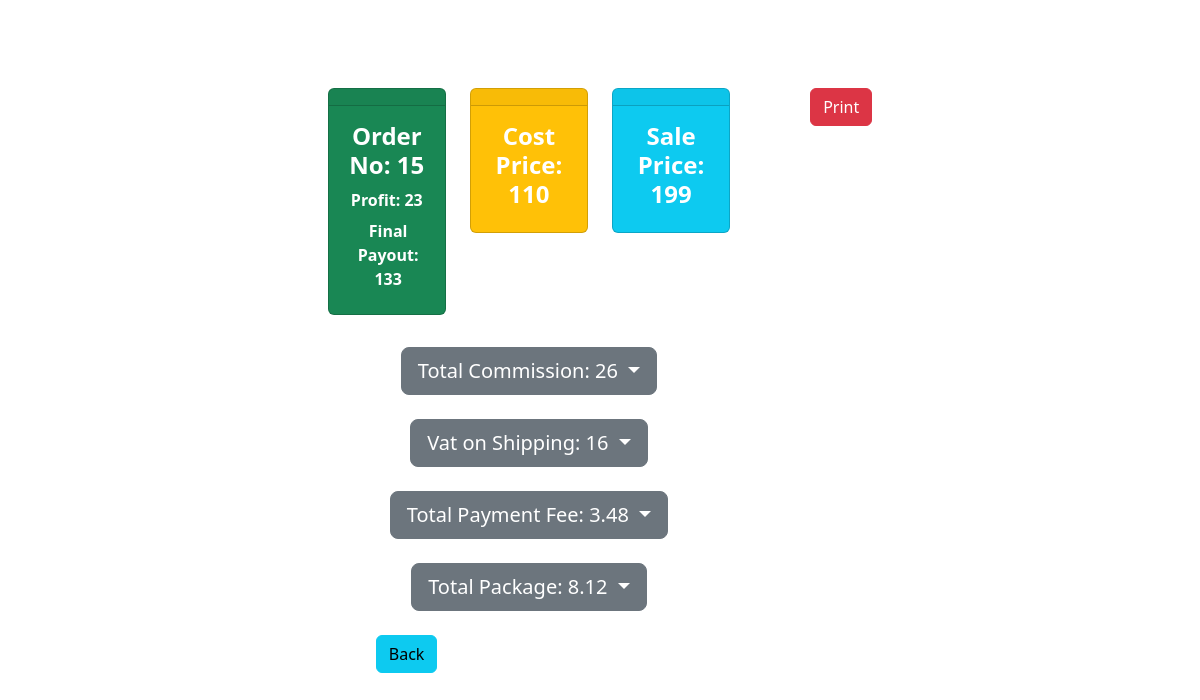
The page /admin/new1.php?id=35 on the database its author committed.
### tables this page shows
CREATE TABLE `add_sale` (
  `id` int(11) NOT NULL,
  `storename` int(11) NOT NULL,
  `name` varchar(255) NOT NULL,
  `phone_no` int(11) NOT NULL,
  `city` text NOT NULL,
  `order_type` varchar(255) NOT NULL,
  `order_no` int(11) NOT NULL,
  `item_id` int(11) NOT NULL,
  `price` int(11) NOT NULL,
  `tracking_id` int(11) NOT NULL,
  `order_date` date NOT NULL,
  `discount` float NOT NULL,
  `shipping` int(11) NOT NULL,
  `free_shipping` varchar(255) NOT NULL,
  `cate_id` int(11) NOT NULL
);

CREATE TABLE `addproduct` (
  `id` int(11) NOT NULL,
  `productname` varchar(255) NOT NULL,
  `product_sku` int(11) NOT NULL,
  `product_price` int(11) NOT NULL,
  `product_sale_price` int(11) NOT NULL,
  `category` int(11) NOT NULL,
  `image` blob NOT NULL,
  `status` text NOT NULL
);

### admin/new1.php (the view, shortened to what this page needs)
<?php
include('./include/header.php');
include('../connection.php');
echo '<div class="row justify-content-center">';
echo '<div class="col-md-9 mt-4">';
?>
<?php
if (isset($_GET['id'])) {
    $id = $_GET['id'];
    $sql = "SELECT
   a.id
   ,a.order_no
   ,a.order_date
   ,b.productname
   ,a.price
   ,a.discount
   ,a.cate_id
   ,a.shipping
   ,a.free_shipping
   ,a.price - a.discount
   ,b.product_price
   FROM add_sale a
   LEFT JOIN addproduct b
   ON a.item_id = b.id
   WHERE a.id = {$id}";
    $res = $con->query($sql);
    if ($res === false) {
        echo "Error: " . $con->error;
    } elseif ($res->num_rows > 0) {
        while ($row = $res->fetch_assoc()) {
            $sell = $row['price'];
            $disc = $row['discount'];
            $category = $row['cate_id'];
            $vat = 16;
            $package = 0;
            if ($sell <= 1000) {
                $package = 7;
            } else if ($sell > 1000 && $sell < 2000) {
                $package = 10;
            } else if ($sell > 2000) {
                $package = 50;
            }
            $package_on_vat = $package * $vat / 100;
            $total_package = $package + $package_on_vat;
            $netSell = $sell - $disc;
            $commissionWithoutVAT = round(($category) * $netSell / 100);
            $vatOnCommission = round(($commissionWithoutVAT) * $vat / 100);
            $totalCommission = round($commissionWithoutVAT + $vatOnCommission);
            $payment_handling_without_vat = round($netSell * 1.75 / 100);
            $payment_handling_vat = $payment_handling_without_vat * 0.16;
            $total_TH = ($payment_handling_without_vat + $payment_handling_vat);
            $vat_on_ship = round($row['shipping'] * ($vat / 100));
            $total_deduction = round($totalCommission + $total_TH + $vat_on_ship + $total_package);
            $final_payout = round($netSell - $total_deduction);
            $profit = ($final_payout - $row['product_price']);
?>
            <div class="row justify-content-center">
                <div class="col-sm-9 ">
                    <div class="row text-center mx-5 justify-content-center">
                       <?php if($profit <= 0.3){
                       echo '<div class="col-sm-3 mt-5">';
                        echo    '<div class="card text-white bg-danger mb-3">';
                           echo     '<div class="card-header text-center">';
                                echo '</div>';
                              echo  '<div class="card-body">';
                                   echo ' <h4><b>Order No: '.$row['order_no'] .'</b></h4>';
                                   echo ' <card class="card-title"><b> Profit: '. $profit .'</b>';
                                   echo '     <a href="#" class="btn text-white"><b>Final Payout: '.$final_payout.'</b></a>';
                               echo ' </div>';
                            echo '</div>';
                        echo '</div>';
                        }
                        else{
                            echo '<div class="col-sm-3 mt-5">';
                            echo    '<div class="card text-white bg-success mb-3">';
                               echo     '<div class="card-header text-center">';
                                    echo '</div>';
                                  echo  '<div class="card-body">';
                                       echo ' <h4><b>Order No: '.$row['order_no'] .'</b></h4>';
                                       echo ' <card class="card-title"><b> Profit: '. $profit .'</b>';
                                       echo '     <a href="#" class="btn text-white"><b>Final Payout: '.$final_payout.'</b></a>';
                                   echo ' </div>';
                                echo '</div>';
                            echo '</div>';
                        }
                    ?>
                        <div class="col-sm-3 mt-5">
                            <div class="card text-white bg-warning mb-3">
                                <div class="card-header text-center">
                                    </div>
                                    <div class="card-body">
                                        <h4><b>Cost Price: <?php echo $row['product_price']; ?></b></h4>
                                </div>
                            </div>
                        </div>
                        <div class="col-sm-3 mt-5">
                            <div class="card text-white bg-info mb-3">
                                <div class="card-header text-center">
                                    </div>
                                    <div class="card-body">
                                    <h4><b>Sale Price: <?php echo $row['price']; ?></b></h4>
                                </div>
                            </div>
                        </div>
                        <div class="col-sm-3 mt-5">
                            <button onclick="window.print();" class="no-print btn btn-danger float-end">Print</button>
                        </div>
                    </div>
                    <div class="row text-center mx-5">
                        <div class="col-sm-9">
                            <div class="dropdown mt-3">
                                <a class="btn btn-secondary btn-lg dropdown-toggle" href="#" role="button" data-bs-toggle="dropdown" aria-expanded="false">
                                    Total Commission: <?php echo $totalCommission; ?>
                                </a>
                            </div>
                            <div class="dropdown mt-4">
                                <a class="btn btn-secondary btn-lg dropdown-toggle" href="#" role="button" data-bs-toggle="dropdown" aria-expanded="false">
                                    Vat on Shipping: <?php echo $vat_on_ship; ?>
                                </a>
                            </div>
                            <div class="dropdown mt-4">
                                <a class="btn btn-secondary btn-lg dropdown-toggle" href="#" role="button" data-bs-toggle="dropdown" aria-expanded="false">
                                    Total Payment Fee: <?php echo $total_TH; ?>
                                </a>
                            </div>
                            <div class="dropdown mt-4">
                                <a class="btn btn-secondary btn-lg dropdown-toggle" href="#" role="button" data-bs-toggle="dropdown" aria-expanded="false">
                                    Total Package: <?php echo $total_package; ?>
                                </a>
                            </div>
                        </div>
                        <div class="row">
                            <div class="col-sm-1">
                                <a href="dash.php?manageprofit" class="no-print btn btn-info mx-5 mt-4">Back</a>
                            </div>
                        </div>
                    </div>
                </div>
                </body>
                </html>
    <?php
        }
    }
}
    ?>

### rows shown on the page
add_sale: order_no "15", profit "23", final_payout "133", item.product_price "110", price "199", totalCommission "26", shipping "16", total_TH "3.48", price "8.12"
